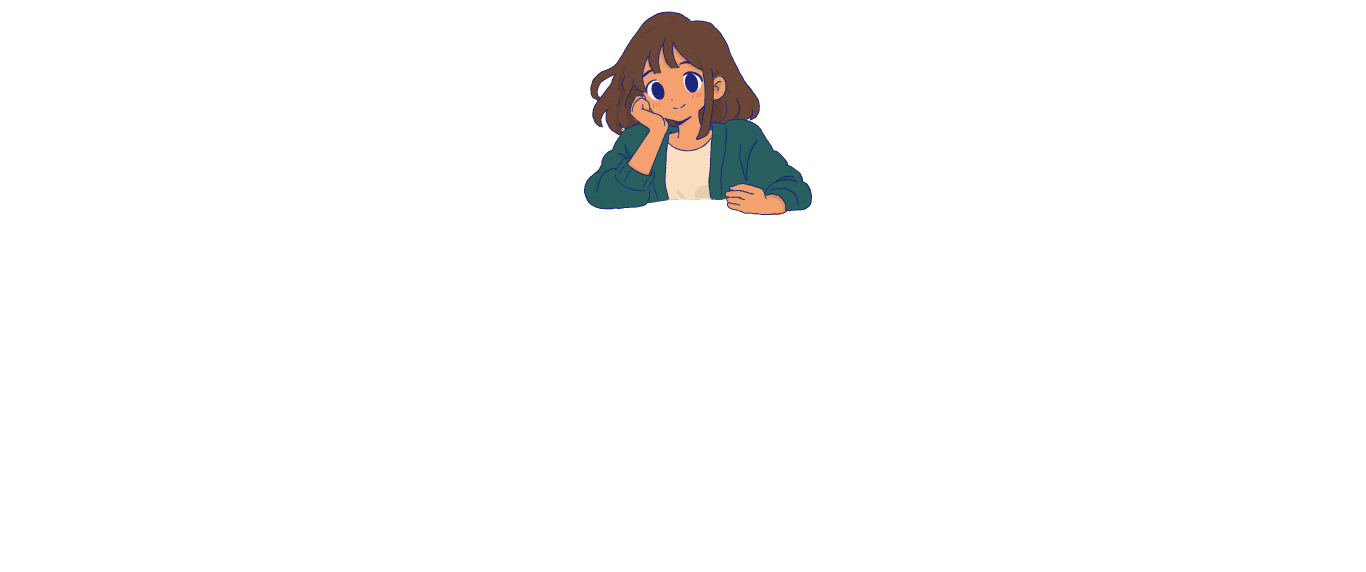
#> input picture assets/characters/mina/source.gif, 4096 x 1714 px (shown at 1/3 size)
$ python prepare_mina_gif.py
#> lines starting #> are read from the running program, lines starting #| are printed output that depends on the picture
#!/usr/bin/env python3
"""Decode the supplied Mina GIF to stable, lossless runtime PNG frames.

Only format conversion and a shared alpha-bounds crop are performed. No pixels
are painted, recolored, resampled, segmented, or generated.
"""

from __future__ import annotations

import argparse
import hashlib
import json
import shutil
from pathlib import Path

from PIL import Image


ROOT = Path(__file__).resolve().parents[2]
DESTINATION = ROOT / "assets/characters/mina"
PADDING = 8


def digest(path: Path) -> str:
    return hashlib.sha256(path.read_bytes()).hexdigest()


def main() -> None:
    parser = argparse.ArgumentParser(description=__doc__)
    parser.add_argument("source", nargs="?", type=Path, default=DESTINATION / "source.gif")
    args = parser.parse_args()
    source = args.source.resolve()
    source_hash = digest(source)
    frames: list[Image.Image] = []
    durations: list[int] = []
    bounds: list[tuple[int, int, int, int]] = []
    with Image.open(source) as gif:
#> gif is the input picture: PIL image 4096x1714 P; mean R, G, B, A 245, 225.3, 214.4, 9.6
        source_size = gif.size
#> source_size = (4096, 1714)
        loop = gif.info.get("loop")
#> loop = 0
        for index in range(gif.n_frames):
            gif.seek(index)
            frame = gif.convert("RGBA")
            frames.append(frame)
            durations.append(gif.info["duration"])
            bbox = frame.getchannel("A").getbbox()
            if bbox is not None:
                bounds.append(bbox)
#> this loop made 6 passes
#> bbox on passes 1 to 6: (1752, 35, 2436, 646), (1752, 35, 2436, 646), (1752, 35, 2436, 646), (1751, 35, 2436, 647), (1751, 35, 2436, 647), (1751, 35, 2436, 647)
#> gif: PIL image 4096x1714 RGBA
#> after the loop, bounds = [(1752, 35, 2436, 646), (1752, 35, 2436, 646), (1752, 35, 2436, 646), (1751, 35, 2436, 647), (1751, 35, 2436, 647), (1751, 35, 2436, 647)]; durations = [70, 70, 70, 70, 70, 70]; frames = 6 items
    if not bounds:
        raise ValueError("Source contains no visible pixels")
    union = (
        min(box[0] for box in bounds), min(box[1] for box in bounds),
        max(box[2] for box in bounds), max(box[3] for box in bounds),
    )
#> union = (1751, 35, 2436, 647)
    crop = (
        union[0] - PADDING, union[1] - PADDING,
        union[2] + PADDING, union[3] + PADDING,
    )
#> crop = (1743, 27, 2444, 655)
    DESTINATION.mkdir(parents=True, exist_ok=True)
    archive = DESTINATION / "source.gif"
    if archive.exists() and digest(archive) != source_hash:
        raise FileExistsError("Refusing to replace a different preserved source.gif")
    if source != archive.resolve():
        shutil.copy2(source, archive)
    assert digest(archive) == source_hash

    records = []
    unique_pixels: dict[str, int] = {}
    for index, (frame, duration) in enumerate(zip(frames, durations, strict=True)):
        extracted = frame.crop(crop)
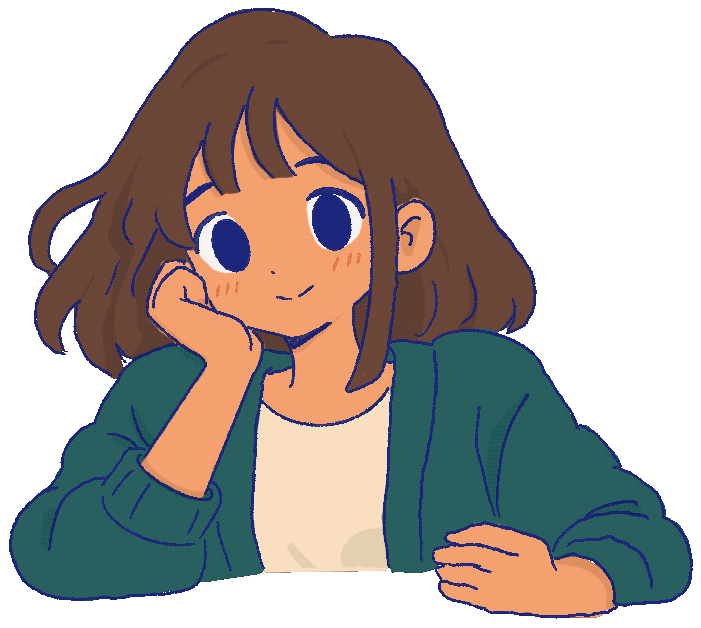
#> extracted: PIL image 701x628 RGBA; mean R, G, B, A 171, 155.7, 145.9, 152.3; transparent parts drawn white
        output = DESTINATION / f"idle-{index:02d}.png"
        extracted.save(output, format="PNG", optimize=False)
        with Image.open(output) as reopened:
            assert reopened.mode == "RGBA"
            assert reopened.tobytes() == extracted.tobytes()
            # Cropping loses only transparent space, preserving every source
            # foreground pixel exactly, including its RGB values.
            assert reopened.getchannel("A").histogram()[255] == frame.getchannel("A").histogram()[255]
        pixel_hash = hashlib.sha256(extracted.tobytes()).hexdigest()
        unique_pixels.setdefault(pixel_hash, len(unique_pixels))
        records.append({
            "path": output.relative_to(ROOT).as_posix(),
            "sha256": digest(output),
            "rgba_pixel_sha256": pixel_hash,
            "duration_ms": duration,
            "distinct_frame_index": unique_pixels[pixel_hash],
            "size": list(extracted.size),
            "alpha_bounds_xyxy": list(extracted.getchannel("A").getbbox()),
        })

    provenance = {
        "schema_version": 1,
        "asset_id": "mina-user-supplied-idle",
        "origin": "User-supplied GIF; authorship and upstream production method are not independently attested.",
        "ai_used_in_preparation": False,
        "source": {
            "supplied_filename": "IMG_0450.GIF",
            "preserved_path": archive.relative_to(ROOT).as_posix(),
            "sha256": source_hash,
            "size": list(source_size),
            "frame_count": len(frames),
            "durations_ms": durations,
            "gif_loop": loop,
        },
        "preparation": {
            "script": Path(__file__).relative_to(ROOT).as_posix(),
            "operations": ["Decode GIF disposal/compositing to RGBA", "Apply one shared integer crop", "Save lossless RGBA PNGs"],
            "resampling": False,
            "recoloring": False,
            "background_removal": False,
            "alpha_bounds_union_xyxy": list(union),
            "crop_in_source_xyxy": list(crop),
            "transparent_padding_px": PADDING,
            "verification": "Each reloaded PNG exactly matches its decoded source crop byte-for-byte; all source opaque pixels are retained.",
        },
        "runtime_alignment": {
            "canvas_size": list(frames[0].crop(crop).size),
            "lower_arm_baseline_y": 610,
            "maximum_opaque_bottom_exclusive_y": union[3] - crop[1],
            "face_region_xywh": [130, 90, 335, 335],
            "notes": "Use the same canvas transform for all frames. Forearms sit around y=590-610; the near hand extends to y=619. Face region is a square unscaled AtlasTexture crop centered on the face and supporting hand.",
        },
        "distinct_rgba_frames": len(unique_pixels),
        "total_duration_ms": sum(durations),
        "outputs": records,
    }
    (DESTINATION / "provenance.json").write_text(json.dumps(provenance, indent=2) + "\n")
    print(json.dumps({"canvas": provenance["runtime_alignment"]["canvas_size"], "crop": crop, "durations_ms": durations, "distinct_frames": len(unique_pixels)}, indent=2))
#> (printed output is left out)


if __name__ == "__main__":
    main()
